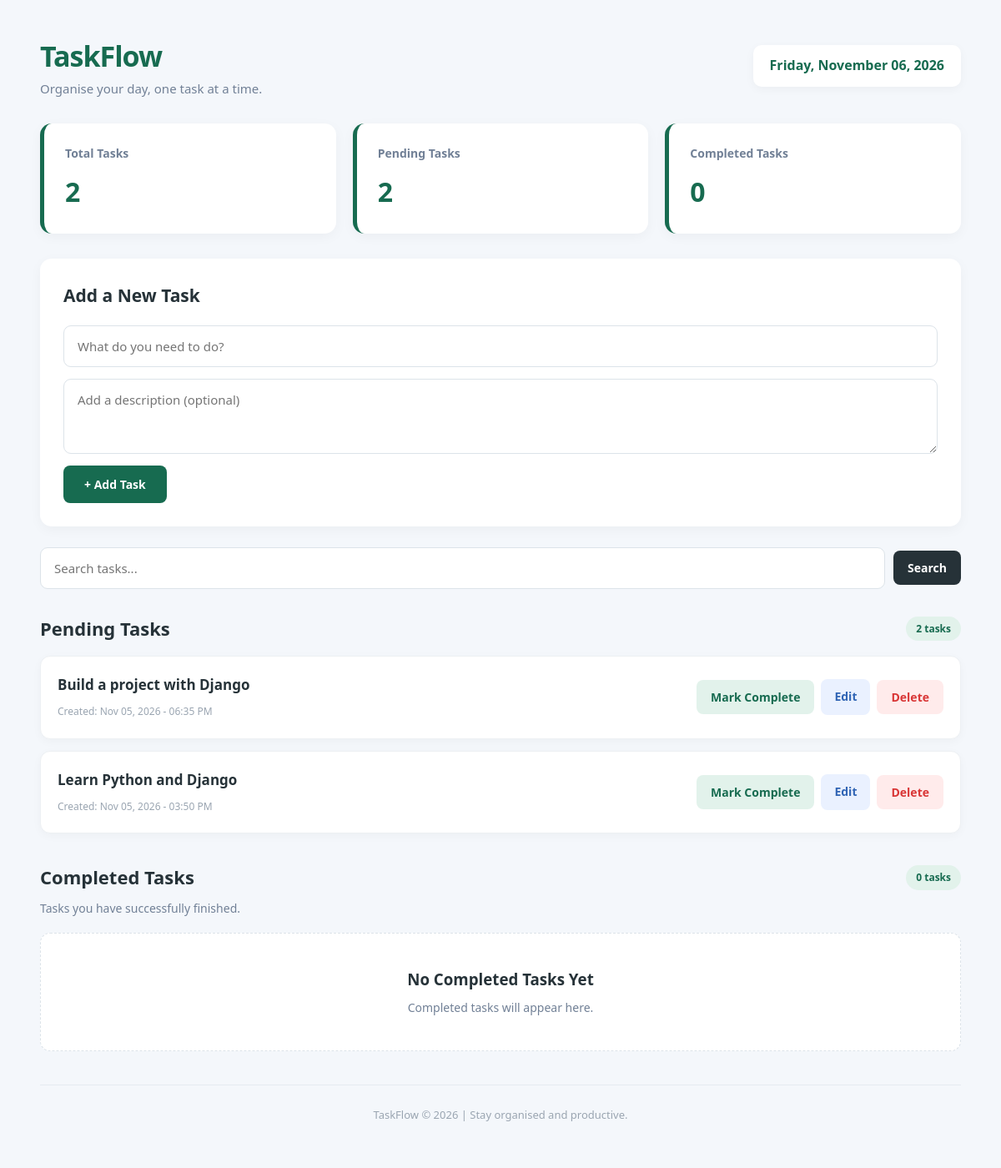
The page / on the database its author committed.
### todo/models.py (models this page shows, shortened)
class Task(models.Model):
    title = models.CharField(max_length=200)
    description = models.TextField(blank=True)
    completed = models.BooleanField(default=False)
    created_at = models.DateTimeField(auto_now_add=True)
    updated_at = models.DateTimeField(auto_now=True)
    class Meta:
        ordering = ["-created_at"]

### todo/views.py (the view)
# urls.py: path("", views.dashboard, name="dashboard"),
def dashboard(request):
    if request.method == "POST" and request.POST.get("action") == "add":
        title = request.POST.get("title", "").strip()
        description = request.POST.get("description", "").strip()
        if title:
            Task.objects.create(title=title, description=description)
        return redirect("dashboard")
    search = request.GET.get("search", "").strip()
    tasks = Task.objects.all()
    if search:
        tasks = tasks.filter(
            Q(title__icontains=search) | Q(description__icontains=search)
        )
    pending_tasks = tasks.filter(completed=False)
    completed_tasks = tasks.filter(completed=True)
    all_tasks = Task.objects.all()
    context = {
        "pending_tasks": pending_tasks,
        "completed_tasks": completed_tasks,
        "total_count": all_tasks.count(),
        "pending_count": all_tasks.filter(completed=False).count(),
        "completed_count": all_tasks.filter(completed=True).count(),
        "search": search,
    }
    return render(request, "dashboard.html", context)

### templates/dashboard.html (shortened to what this page needs)
{% load static %}
<!doctype html>
<html lang="en">
  <head>
    <link rel="stylesheet" href="{% static 'css/style.css' %}" />
  </head>
  <body>
    <div class="container">
      <header class="header">
        <div>
          <h1>TaskFlow</h1>
          <p>Organise your day, one task at a time.</p>
        </div>
        <div class="date">{% now "l, F d, Y" %}</div>
      </header>
      <section class="stats">
        <div class="stat-card">
          <h3>Total Tasks</h3>
          <h2>{{ total_count }}</h2>
        </div>
        <div class="stat-card">
          <h3>Pending Tasks</h3>
          <h2>{{ pending_count }}</h2>
        </div>
        <div class="stat-card">
          <h3>Completed Tasks</h3>
          <h2>{{ completed_count }}</h2>
        </div>
      </section>
      <section class="add-task">
        <h2>Add a New Task</h2>
        <form method="POST">
          <input
            type="text"
            name="title"
            placeholder="What do you need to do?"
            required
          />
          <textarea
            name="description"
            placeholder="Add a description (optional)"
          ></textarea>
          <button type="submit">+ Add Task</button>
        </form>
      </section>
      <section class="search-section">
        <form method="GET">
          <input
            type="text"
            name="search"
            placeholder="Search tasks..."
            value="{{ search }}"
          />
          <button type="submit">Search</button>
        </form>
      </section>
      <section class="task-section">
        <div class="section-heading">
          <h2>Pending Tasks</h2>
          <span>{{ pending_tasks|length }} tasks</span>
        </div>
        {% for task in pending_tasks %}
        <div class="task-card">
          <div class="task-content">
            <h3>{{ task.title }}</h3>
            <small>
              Created: {{ task.created_at|date:"M d, Y - h:i A" }}
            </small>
          </div>
          <div class="task-actions">
            <form method="POST" action="{% url 'complete_task' task.id %}">
              <button type="submit" class="complete-btn">Mark Complete</button>
            </form>
            <a href="{% url 'edit_task' task.id %}" class="edit-btn"> Edit </a>
            <form
              method="POST"
              action="{% url 'delete_task' task.id %}"
              onsubmit="
                return confirm('Are you sure you want to delete this task?');
              "
            >
              <button type="submit" class="delete-btn">Delete</button>
            </form>
          </div>
        </div>
        {% empty %}
        <div class="empty-state">
          <h3>No Pending Tasks</h3>
          <p>You have no pending tasks. Add a new task to get started!</p>
        </div>
        {% endfor %}
      </section>
      <section class="task-section completed-section">
        <div class="section-heading">
          <h2>Completed Tasks</h2>
          <span>{{ completed_tasks|length }} tasks</span>
        </div>
        <p class="section-description">Tasks you have successfully finished.</p>
        {% for task in completed_tasks %}
        <div class="task-card completed-card">
          <div class="task-content">
            <h3>{{ task.title }}</h3>
            {% if task.description %}
            <p>{{ task.description }}</p>
            {% endif %}
            <small>
              Created: {{ task.created_at|date:"M d, Y - h:i A" }}
            </small>
            <br />
            <small>
              Last updated: {{ task.updated_at|date:"M d, Y - h:i A" }}
            </small>
          </div>
          <div class="task-actions">
            <form method="POST" action="{% url 'complete_task' task.id %}">
              {% csrf_token %}
              <button type="submit" class="undo-btn">Mark Pending</button>
            </form>
            <a href="{% url 'edit_task' task.id %}" class="edit-btn"> Edit </a>
            <form
              method="POST"
              action="{% url 'delete_task' task.id %}"
              onsubmit="
                return confirm('Are you sure you want to delete this task?');
              "
            >
              {% csrf_token %}
              <button type="submit" class="delete-btn">Delete</button>
            </form>
          </div>
        </div>
        {% empty %}
        <div class="empty-state">
          <h3>No Completed Tasks Yet</h3>
          <p>Completed tasks will appear here.</p>
        </div>
        {% endfor %}
      </section>
      <footer>
        <p>TaskFlow &copy; {% now "Y" %} | Stay organised and productive.</p>
      </footer>
    </div>
  </body>
</html>

### static/css/style.css (style rules this page uses)
* { margin: 0; padding: 0; box-sizing: border-box; }
body { font-family: "Segoe UI", Tahoma, Geneva, Verdana, sans-serif; background: #f4f7fb; color: #263238; line-height: 1.6; }
.container { width: 92%; max-width: 1150px; margin: 40px auto; }
.header { display: flex; justify-content: space-between; align-items: center; flex-wrap: wrap; gap: 15px; margin-bottom: 30px; }
.header h1 { font-size: 34px; color: #176b50; font-weight: 800; letter-spacing: -1px; }
.header p { color: #718096; font-size: 15px; }
.date { background: #ffffff; padding: 12px 20px; border-radius: 10px; color: #176b50; font-weight: 600; box-shadow: 0 3px 12px rgba(0, 0, 0, 0.04); }
.stats { display: grid; grid-template-columns: repeat(3, 1fr); gap: 20px; margin-bottom: 30px; }
.stat-card { background: #ffffff; padding: 25px; border-radius: 14px; border-left: 5px solid #176b50; box-shadow: 0 4px 15px rgba(0, 0, 0, 0.04); transition: transform 0.3s ease, box-shadow 0.3s ease; }
.stat-card h3 { font-size: 14px; color: #718096; font-weight: 600; margin-bottom: 8px; }
.stat-card h2 { font-size: 32px; color: #176b50; }
.add-task { background: #ffffff; padding: 28px; border-radius: 14px; margin-bottom: 25px; box-shadow: 0 4px 15px rgba(0, 0, 0, 0.04); }
.add-task h2 { font-size: 21px; margin-bottom: 18px; color: #263238; }
.add-task form { display: flex; flex-direction: column; gap: 14px; }
input, textarea { width: 100%; padding: 14px 16px; border: 1px solid #dce3e9; border-radius: 9px; outline: none; font-size: 15px; font-family: inherit; transition: border 0.3s ease, box-shadow 0.3s ease; }
textarea { min-height: 90px; resize: vertical; }
button { border: none; cursor: pointer; font-family: inherit; font-size: 14px; font-weight: 600; border-radius: 8px; padding: 11px 17px; transition: all 0.3s ease; }
.add-task button { background: #176b50; color: white; align-self: flex-start; padding: 13px 25px; }
.search-section { margin-bottom: 30px; }
.search-section form { display: flex; align-items: center; gap: 10px; flex-wrap: wrap; }
.search-section input { flex: 1; min-width: 200px; background: white; }
.search-section button { background: #263238; color: white; }
.task-section { margin-bottom: 35px; }
.section-heading { display: flex; justify-content: space-between; align-items: center; margin-bottom: 15px; }
.section-heading h2 { font-size: 22px; color: #263238; }
.section-heading span { background: #e2f2eb; color: #176b50; padding: 5px 12px; border-radius: 20px; font-size: 12px; font-weight: 700; }
.section-description { color: #718096; font-size: 14px; margin: -7px 0 18px; }
.task-card { background: #ffffff; border-radius: 12px; padding: 20px; margin-bottom: 14px; display: flex; justify-content: space-between; align-items: center; gap: 20px; border: 1px solid #edf0f3; box-shadow: 0 3px 12px rgba(0, 0, 0, 0.03); transition: transform 0.3s ease, box-shadow 0.3s ease; }
.task-content { flex: 1; min-width: 0; }
.task-content h3 { font-size: 17px; color: #263238; margin-bottom: 5px; overflow-wrap: anywhere; }
.task-content small { color: #9aa5b1; font-size: 12px; }
.task-actions { display: flex; align-items: center; flex-wrap: wrap; gap: 8px; }
.task-actions form { margin: 0; }
.complete-btn { background: #e2f2eb; color: #176b50; }
.edit-btn { display: inline-block; text-decoration: none; background: #eaf1ff; color: #3165b5; padding: 10px 16px; border-radius: 8px; font-size: 14px; font-weight: 600; transition: 0.3s ease; }
.delete-btn { background: #ffebeb; color: #d93636; }
.empty-state { text-align: center; background: #ffffff; padding: 40px 20px; border-radius: 12px; border: 1px dashed #dce3e9; }
.empty-state h3 { color: #263238; margin-bottom: 8px; }
.empty-state p { color: #718096; font-size: 14px; }
footer { text-align: center; padding: 25px 10px; color: #9aa5b1; font-size: 13px; border-top: 1px solid #e5eaf0; margin-top: 40px; }

### rows shown on the page
Task: title "Build a project with Django", created_at "Nov 05, 2026 - 06:35 PM"
Task: title "Learn Python and Django", created_at "Nov 05, 2026 - 03:50 PM"

### other values the page prints
{{ total_count }} "2"
{{ pending_count }} "2"
{{ completed_count }} "0"
{{ pending_tasks|length }} "2"
{{ completed_tasks|length }} "0"
